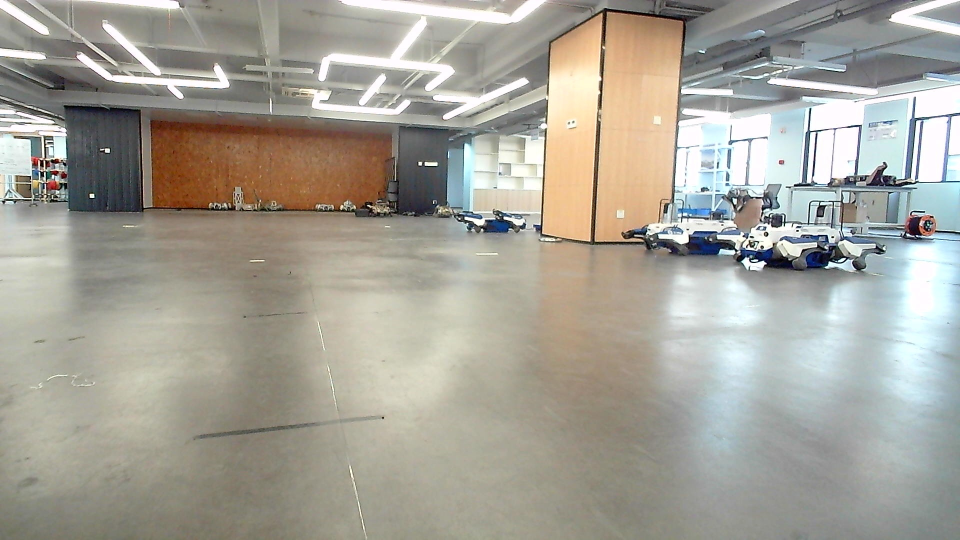
//> input picture imgs/r10.jpg, 1920 x 1080 px (shown at 1/2 size)
$ ./main_orb   (built with g++ and OpenCV 4)
//> lines starting //> are read from the running program, lines starting //| are printed output that depends on the picture
#include <opencv2/highgui.hpp>
#include <opencv2/imgproc.hpp>
#include <opencv2/features2d.hpp>
#include <opencv2/calib3d.hpp>
#include <opencv2/core.hpp>
#include <iostream>

using namespace cv;
using namespace std;

void OptimizeSeam(Mat& img1, Mat& trans, Mat& dst);

typedef struct
{
    Point2f left_top;
    Point2f left_bottom;
    Point2f right_top;
    Point2f right_bottom;
} four_corners_t;

four_corners_t corners;

void CalcCorners(const Mat& H, const Mat& src)
{
    double v2[] = { 0, 0, 1 }; // 左上角
    double v1[3]; // 变换后的坐标值
    Mat V2 = Mat(3, 1, CV_64FC1, v2);  // 列向量
    Mat V1 = Mat(3, 1, CV_64FC1, v1);  // 列向量

    V1 = H * V2;
    corners.left_top.x = v1[0] / v1[2];
    corners.left_top.y = v1[1] / v1[2];

    // 左下角(0, src.rows, 1)
    v2[0] = 0;
    v2[1] = src.rows;
    v2[2] = 1;
    V2 = Mat(3, 1, CV_64FC1, v2);
    V1 = H * V2;
    corners.left_bottom.x = v1[0] / v1[2];
    corners.left_bottom.y = v1[1] / v1[2];

    // 右上角(src.cols, 0, 1)
    v2[0] = src.cols;
    v2[1] = 0;
    v2[2] = 1;
    V2 = Mat(3, 1, CV_64FC1, v2);
    V1 = H * V2;
    corners.right_top.x = v1[0] / v1[2];
    corners.right_top.y = v1[1] / v1[2];

    // 右下角(src.cols, src.rows, 1)
    v2[0] = src.cols;
    v2[1] = src.rows;
    v2[2] = 1;
    V2 = Mat(3, 1, CV_64FC1, v2);
    V1 = H * V2;
    corners.right_bottom.x = v1[0] / v1[2];
    corners.right_bottom.y = v1[1] / v1[2];
}

int main(int argc, char* argv[])
{
    Mat image01 = imread("../imgs/r10.jpg", IMREAD_COLOR); // 右图
//> image01 is the input picture: 1080 rows x 1920 cols, CV_8UC3; mean B, G, R 152.2, 162.2, 165.1
    Mat image02 = imread("../imgs/l10.jpg", IMREAD_COLOR); // 左图
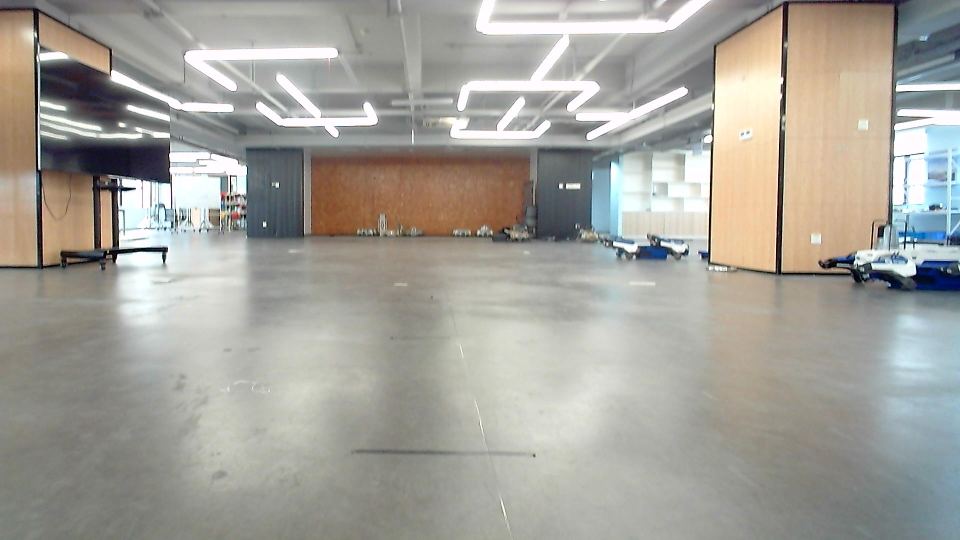
//> input picture imgs/l10.jpg, 1920 x 1080 px (shown at 1/2 size)
//> image02 is the input picture: 1080 rows x 1920 cols, CV_8UC3; mean B, G, R 154.4, 161.9, 163.9
    if (image01.empty() || image02.empty()) {
        cerr << "Error: Could not load images!" << endl;
        return -1;
    }

    imshow("p2", image01);
    imshow("p1", image02);

    // 灰度图转换
    Mat image1, image2;
    cvtColor(image01, image1, COLOR_BGR2GRAY);
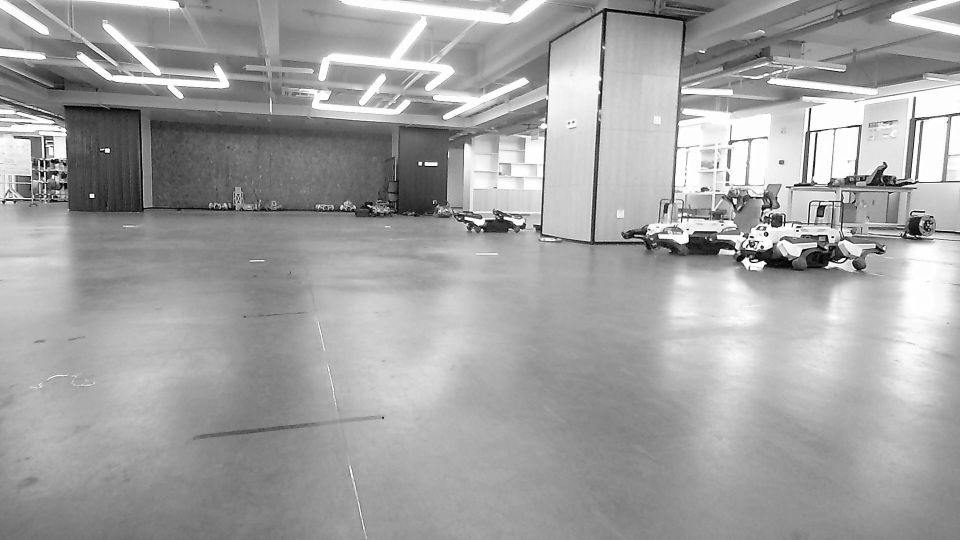
//> image1: 1080 rows x 1920 cols, CV_8UC1 (shown at 1/2 size); min 0, max 255, mean 162
    cvtColor(image02, image2, COLOR_BGR2GRAY);
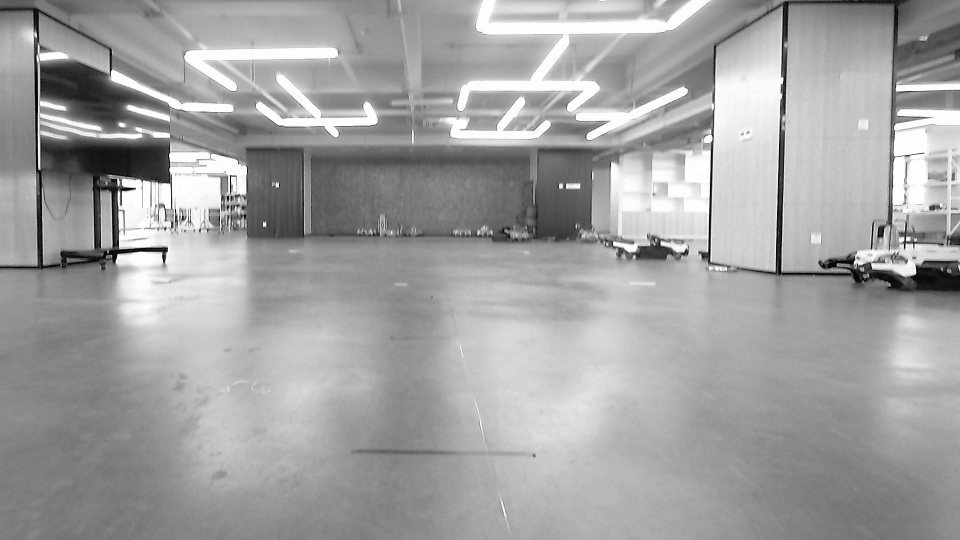
//> image2: 1080 rows x 1920 cols, CV_8UC1 (shown at 1/2 size); min 0, max 255, mean 161.6

    // 提取特征点
    Ptr<ORB> orb = ORB::create(3000);
    vector<KeyPoint> keyPoint1, keyPoint2;
    orb->detect(image1, keyPoint1);
//> keyPoint1 = 3000 keypoints; strongest (x, y, size): (1664, 405, 31), (1637, 404, 31), (60, 353, 31), (206, 301, 37.2)
    orb->detect(image2, keyPoint2);
//> keyPoint2 = 3000 keypoints; strongest (x, y, size): (463, 354, 31), (460, 352, 31), (461, 352, 37.2), (457, 393, 31)

    // 特征点描述
    Mat imageDesc1, imageDesc2;
    orb->compute(image1, keyPoint1, imageDesc1);
    orb->compute(image2, keyPoint2, imageDesc2);

    // 使用 BFMatcher 替代 flann::Index
    BFMatcher matcher(NORM_HAMMING);
    vector<vector<DMatch>> knnMatches;
    matcher.knnMatch(imageDesc2, imageDesc1, knnMatches, 2);
//> knnMatches = 3000 matches

    // Lowe's algorithm, 获取优秀匹配点
    vector<DMatch> GoodMatchePoints;
    for (const auto& knnMatch : knnMatches) {
        if (knnMatch[0].distance < 0.4 * knnMatch[1].distance) {
            GoodMatchePoints.push_back(knnMatch[0]);
        }
    }

    Mat first_match;
    drawMatches(image02, keyPoint2, image01, keyPoint1, GoodMatchePoints, first_match);
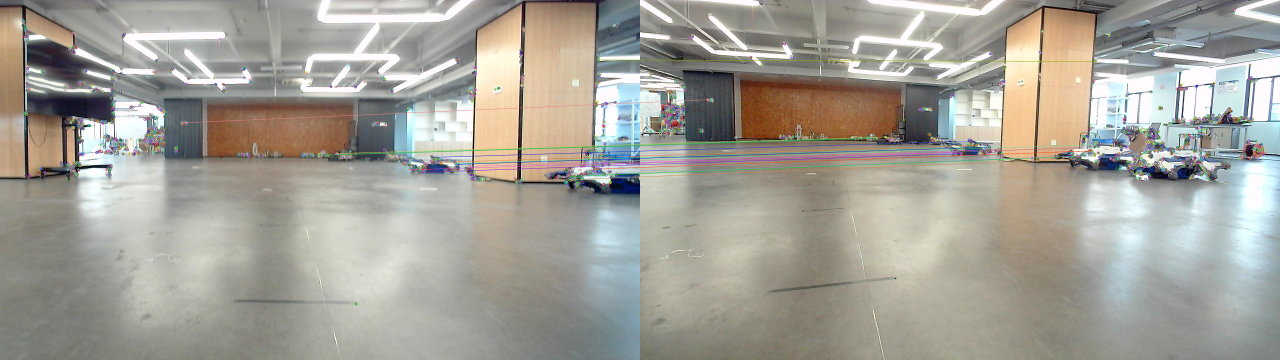
//> first_match: 1080 rows x 3840 cols, CV_8UC3 (shown at 1/3 size); mean B, G, R 152.8, 161.6, 164.1
    imshow("first_match", first_match);

    vector<Point2f> imagePoints1, imagePoints2;
    for (const auto& match : GoodMatchePoints) {
        imagePoints2.push_back(keyPoint2[match.queryIdx].pt);
        imagePoints1.push_back(keyPoint1[match.trainIdx].pt);
    }
//> this loop made 18 passes

    // 获取图像1到图像2的投影映射矩阵
    Mat homo = findHomography(imagePoints1, imagePoints2, RANSAC);
//> homo = [[0.61, -0.391, 473.2], [-0.0907, 0.626, 156.2], [-0.000188, -0.000268, 1]]
    cout << "变换矩阵为：\n" << homo << endl;
//| 变换矩阵为：
//| [0.6096655237689257, -0.3910304834020592, 473.238544204475;
//|  -0.09074445326256225, 0.6261276841775305, 156.1963524065709;
//|  -0.0001879838990720768, -0.0002679158266698777, 1]

    // 计算配准图的四个顶点坐标
    CalcCorners(homo, image01);
//> in CalcCorners, `V1 = H * V2;`: V1 = [473.2, 156.2, 1]
//> in CalcCorners, `V1 = H * V2;`: V1 = [50.93, 832.4, 0.711]
//> in CalcCorners, `V1 = H * V2;`: V1 = [1643.8, -18.03, 0.639]
//> in CalcCorners, `V1 = H * V2;`: V1 = [1221.5, 658.2, 0.35]
    cout << "left_top:" << corners.left_top << endl;
    cout << "left_bottom:" << corners.left_bottom << endl;
    cout << "right_top:" << corners.right_top << endl;
    cout << "right_bottom:" << corners.right_bottom << endl;

    // 图像配准
    Mat imageTransform1;
    warpPerspective(image01, imageTransform1, homo, Size(max(corners.right_top.x, corners.right_bottom.x), image02.rows));
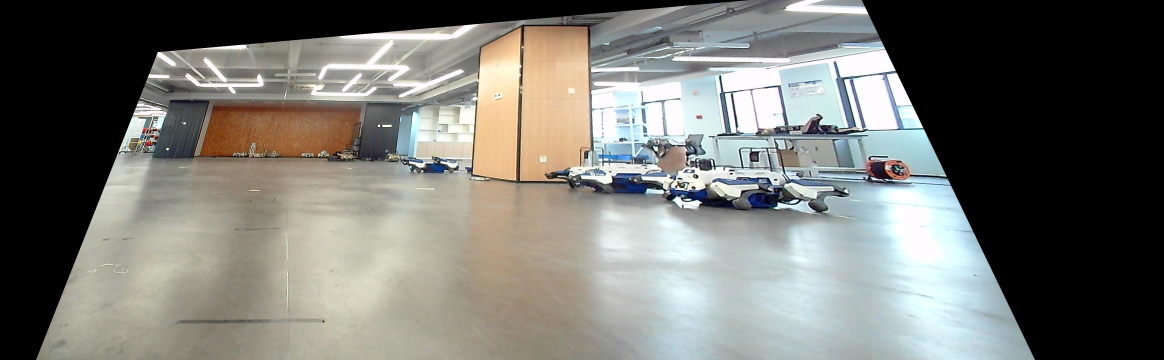
//> imageTransform1: 1080 rows x 3492 cols, CV_8UC3 (shown at 1/3 size); mean B, G, R 114.1, 119.4, 119.3
    imshow("直接经过透视矩阵变换", imageTransform1);
    imwrite("trans1.jpg", imageTransform1);

    // 创建拼接后的图
    int dst_width = imageTransform1.cols;
//> dst_width = 3492
    int dst_height = image02.rows;
//> dst_height = 1080

    Mat dst(dst_height, dst_width, CV_8UC3);
    dst.setTo(0);

    imageTransform1.copyTo(dst(Rect(0, 0, imageTransform1.cols, imageTransform1.rows)));
    image02.copyTo(dst(Rect(0, 0, image02.cols, image02.rows)));
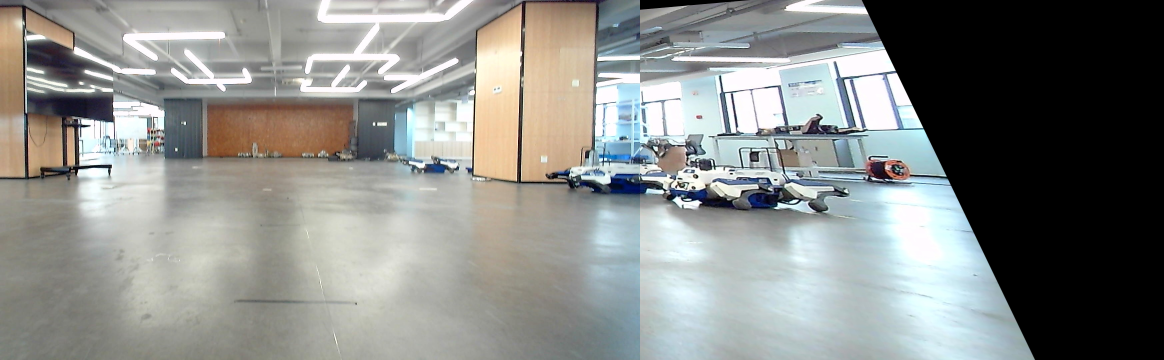
//> dst: 1080 rows x 3492 cols, CV_8UC3 (shown at 1/3 size); mean B, G, R 137, 140, 137.7

    imshow("b_dst", dst);

    OptimizeSeam(image02, imageTransform1, dst);

    imshow("dst", dst);
    imwrite("dst.jpg", dst);

    waitKey();

    return 0;
}

// 优化两图的连接处，使得拼接自然
void OptimizeSeam(Mat& img1, Mat& trans, Mat& dst)
{
    int start = min(corners.left_top.x, corners.left_bottom.x); // 开始位置，即重叠区域的左边界

    double processWidth = img1.cols - start; // 重叠区域的宽度
//> processWidth = 1849
    int rows = dst.rows;
//> rows = 1080
    int cols = img1.cols; // 注意，是列数*通道数
//> cols = 1920
    double alpha = 1; // img1中像素的权重
    for (int i = 0; i < rows; i++)
    {
        uchar* p = img1.ptr<uchar>(i);  // 获取第i行的首地址
        uchar* t = trans.ptr<uchar>(i);
        uchar* d = dst.ptr<uchar>(i);
        for (int j = start; j < cols; j++)
        {
            // 如果遇到图像trans中无像素的黑点，则完全拷贝img1中的数据
            if (t[j * 3] == 0 && t[j * 3 + 1] == 0 && t[j * 3 + 2] == 0)
            {
                alpha = 1;
            }
            else
            {
                // img1中像素的权重，与当前处理点距重叠区域左边界的距离成正比
                alpha = (processWidth - (j - start)) / processWidth;
            }

            d[j * 3] = p[j * 3] * alpha + t[j * 3] * (1 - alpha);
            d[j * 3 + 1] = p[j * 3 + 1] * alpha + t[j * 3 + 1] * (1 - alpha);
            d[j * 3 + 2] = p[j * 3 + 2] * alpha + t[j * 3 + 2] * (1 - alpha);
        }
    }
//> this loop made 1080 passes
//> alpha on passes 1 to 3: 1, 1, 1
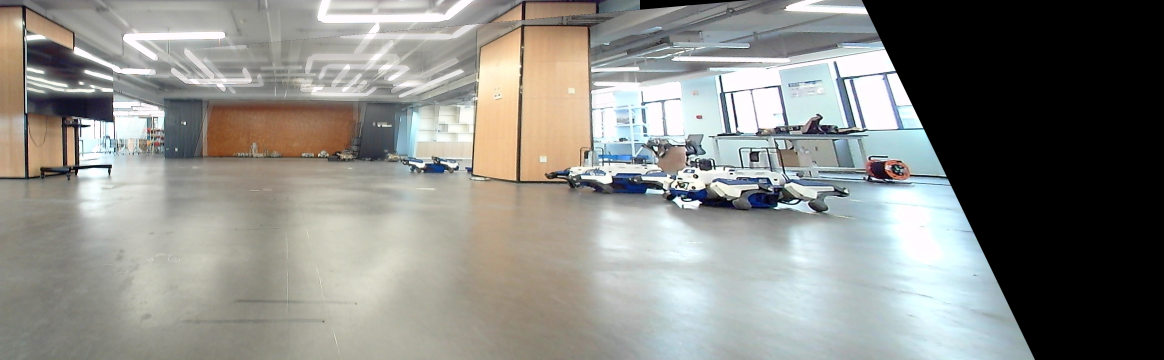
//> dst: 1080 rows x 3492 cols, CV_8UC3 (shown at 1/3 size); mean B, G, R 134.5, 139.3, 138.8
//> after the loop, alpha = 0.000541
}
